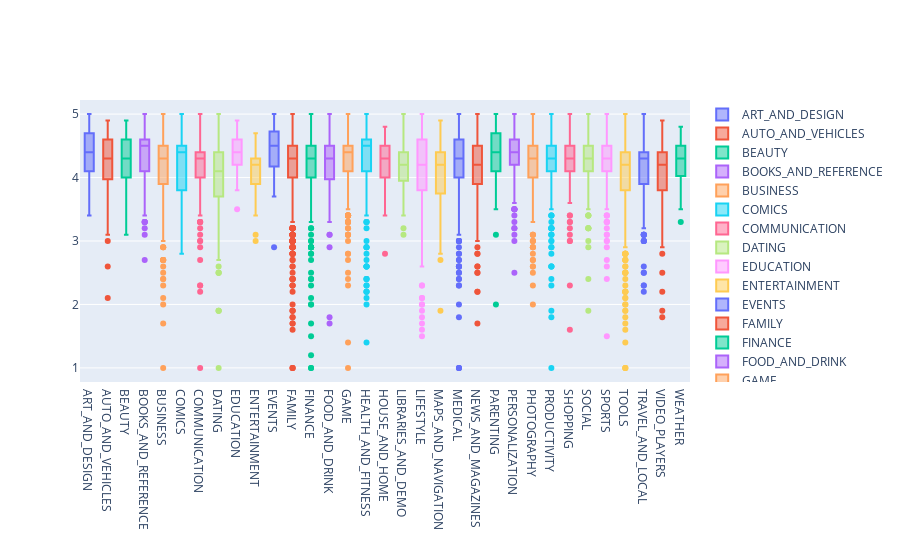

Notebook source saved alongside this figure:
### Code cell
box_plot(data)

### Figure 1 — Plotly figure (JSON) as saved in the notebook; plotly's stock layout.template omitted (floating-point values rounded to 4 significant figures; data arrays with more than 128 entries replaced by an {"elided": "..."} marker saying what was removed)
{"data": [{"name": "ART_AND_DESIGN", "type": "box", "y": [4.1, 3.9, 4.7, 4.5, 4.3, 4.4, 3.8, 4.1, 4.4, 4.7, 4.4, 4.4, 4.2, 4.6, 4.4, 4.7, 4.5, 4.3, 4.6, 4, 4.1, 4.7, 4.7, 4.8, 4.7, 4.1, 3.9, 4.1, 4.2, 4.1, 4.5, 4.2, 4.7, 3.8, 4.7, 4.1, 4.7, 4, 4.2, 4.5, 4.4, 3.8, 4.2, 4.7, 4.6, 4.2, 4.3, 4.8, 4.4, 4.4, 4.7, 4.7, 4.8, 4.7, 3.4, 4.8, 4, 4.8, 4.2, 4.3, 5]}, {"name": "AUTO_AND_VEHICLES", "type": "box", "y": [4.2, 4, 3.8, 4.6, 3.9, 4.3, 4.9, 4.4, 4.2, 4, 3.9, 4.6, 4.9, 4.3, 4.6, 4.9, 3.9, 4, 4.3, 3.9, 4.2, 4.8, 3.6, 4.2, 4.8, 4.8, 4.6, 4.5, 4.3, 4.5, 4.9, 3.9, 4.4, 4, 4.3, 3.7, 4.4, 4.3, 3.2, 4.6, 4.6, 4.5, 3.7, 4.6, 4.6, 4.6, 4, 4.4, 4, 4.9, 4.6, 4.5, 4, 4.4, 4.3, 4.8, 4.5, 4.8, 4.2, 3.5, 4.2, 4, 2.6, 4.2, 4.4, 4, 3.5, 3.2, 3, 3.1, 2.1, 3.9, 4.6]}, {"name": "BEAUTY", "type": "box", "y": [4.7, 4.9, 4.7, 3.9, 3.9, 4.2, 4.6, 4.3, 4.7, 4.7, 4.8, 4.2, 4.3, 4.5, 4.1, 4.2, 4.5, 4.4, 4, 4.1, 4.1, 4.4, 4.6, 4.5, 3.9, 4.4, 4.6, 3.8, 4, 4.3, 4.5, 4.1, 3.7, 4.7, 4.2, 3.1, 4, 4, 4.5, 4, 4.7, 3.9]}, {"name": "BOOKS_AND_REFERENCE", "type": "box", "y": {"elided": "178 float values"}}, {"name": "BUSINESS", "type": "box", "y": {"elided": "303 float values"}}, {"name": "COMICS", "type": "box", "y": [4.5, 4.6, 4.7, 4.7, 4.8, 3.9, 4.1, 4.4, 4.6, 4.5, 4.7, 4.4, 4.5, 3.9, 3.2, 3.2, 4.1, 4.5, 4.2, 4.2, 3.7, 4.5, 4.6, 4.5, 4.7, 4.4, 3.5, 3.3, 4.5, 4.4, 4.2, 5, 4.4, 4.7, 4.4, 4.4, 4.6, 4.4, 4.5, 3.7, 2.8, 3.3, 4.1, 3.3, 3.9, 4, 4.8, 3, 3.2, 3.5, 4.4, 3.8, 4.3, 3.8, 4.2, 4.1, 5, 3.4]}, {"name": "COMMUNICATION", "type": "box", "y": {"elided": "328 float values"}}, {"name": "DATING", "type": "box", "y": {"elided": "195 float values"}}, {"name": "EDUCATION", "type": "box", "y": {"elided": "155 float values"}}, {"name": "ENTERTAINMENT", "type": "box", "y": {"elided": "149 float values"}}, {"name": "EVENTS", "type": "box", "y": [4, 4, 4.5, 4.5, 4, 4, 4.2, 4.4, 4.6, 4.6, 4.1, 4.6, 4.4, 4.6, 4.9, 4.5, 4.6, 4.7, 4.3, 4.2, 4.3, 5, 4.4, 5, 4.5, 4.5, 4.8, 4.4, 5, 3.7, 4.1, 4.8, 4.6, 4.8, 4.7, 4, 2.9, 4.1, 4.4, 3.8, 4.3, 5, 5, 5, 4.8]}, {"name": "FAMILY", "type": "box", "y": {"elided": "1746 float values"}}, {"name": "FINANCE", "type": "box", "y": {"elided": "323 float values"}}, {"name": "FOOD_AND_DRINK", "type": "box", "y": [3.6, 4.1, 4.6, 4.7, 4.7, 4.7, 4.7, 4.1, 3.4, 3.8, 3.7, 4.2, 3.1, 3.5, 4.7, 4.5, 4.2, 4.3, 4, 4.5, 4.6, 4.7, 4.1, 4.3, 3.8, 4.4, 4.3, 4.2, 4.3, 3.8, 4.3, 3.7, 4.5, 3.6, 4.8, 3.3, 4.7, 4.6, 4.6, 3.4, 4.6, 4, 4.1, 4.5, 4.4, 4.5, 4, 4.1, 4.5, 4.6, 4.1, 4.5, 4.6, 4.5, 4.3, 3.6, 4.4, 4.6, 4.1, 4.3, 3.9, 4.5, 4.1, 3.6, 4.7, 4.3, 4.7, 4.6, 4.4, 4.2, 4.5, 4.3, 4.2, 4.5, 4.5, 4.3, 4, 4.3, 4.3, 2.9, 1.8, 4.4, 3.7, 1.7, 5, 4.5, 4.5, 4.7, 5, 4.8, 3.7, 3.8, 3.3, 3.6, 4.1, 4.6, 4.3, 3.6, 4.5, 3.1, 3.4, 4.2, 3.8, 4.2, 4.2, 4.5, 4.4, 4, 4.6]}, {"name": "GAME", "type": "box", "y": {"elided": "1097 float values"}}, {"name": "HEALTH_AND_FITNESS", "type": "box", "y": {"elided": "297 float values"}}, {"name": "HOUSE_AND_HOME", "type": "box", "y": [4.5, 4.8, 4.2, 4.5, 4.1, 4.1, 4, 4.3, 4.5, 4.6, 3.7, 3.7, 4.2, 4.5, 4.3, 3.9, 4.6, 4.3, 4.4, 4.6, 4.5, 3.8, 4.4, 4.7, 3.4, 4.3, 4.3, 4, 4, 3.8, 4.3, 3.6, 3.8, 4.5, 4.6, 4.5, 4.7, 4.3, 3.7, 4.2, 3.4, 3.9, 4, 4, 4, 4.6, 4, 4.1, 3.9, 4.4, 4.4, 4.3, 4.6, 4.5, 4.5, 4.5, 4.5, 4.3, 4.2, 4.4, 4.3, 4.6, 4.1, 4.5, 4, 3.4, 4.6, 4.5, 3.8, 3.8, 4.2, 4.4, 4.1, 2.8, 4.3, 3.9]}, {"name": "LIBRARIES_AND_DEMO", "type": "box", "y": [3.9, 4.4, 4.6, 4.1, 3.8, 4.6, 3.5, 4.7, 4.3, 4.5, 4.4, 3.4, 4.3, 4.3, 4.6, 4.6, 4.2, 4.6, 4.4, 3.9, 4.5, 3.8, 4.3, 3.7, 5, 3.2, 4.5, 4.7, 4, 3.8, 4.7, 4.5, 4.2, 4.1, 3.1, 4.3, 4.2, 4.2, 4.1, 4, 4.4, 3.9, 4.2, 4, 4, 4.1, 4.4, 4, 3.9, 3.6, 4.4, 4.3, 4.1, 3.8, 4.1, 3.7, 3.9, 4.4, 4.2, 5, 4.5, 4.2, 4.1, 4.3]}, {"name": "LIFESTYLE", "type": "box", "y": {"elided": "314 float values"}}, {"name": "MAPS_AND_NAVIGATION", "type": "box", "y": [4.6, 4.2, 4.1, 4.4, 4.4, 4.2, 4.5, 4.2, 4.4, 4.4, 4, 4.3, 4.4, 4.2, 4.3, 4.1, 4.4, 4.3, 4.4, 4.2, 4.7, 4.3, 4.5, 3.7, 4.3, 4.2, 4.1, 4.5, 4.8, 4.3, 4.7, 4.3, 4.2, 3.7, 4.6, 4.5, 4.3, 4.5, 4.2, 4.2, 4.3, 4.3, 4.4, 3.7, 4.4, 4.4, 4.2, 3.5, 4.2, 4.2, 3.3, 4.1, 3.7, 3.8, 4.4, 3.3, 3.8, 4.2, 3.9, 4.4, 4.6, 4.2, 4.4, 2.8, 4.2, 4.5, 4.9, 4.2, 3, 3.9, 4.9, 4.5, 3.1, 3.9, 4.2, 3.5, 4.1, 4.2, 3, 3.3, 2.7, 4.3, 4.5, 4.6, 4.2, 3.4, 3.4, 4.6, 3.6, 3.3, 3.9, 4.5, 2.9, 4, 3.9, 1.9, 3.7, 3.6, 3.4, 4.1, 4.3, 4.5, 4.1, 4.3, 2.8, 3.9, 4.6, 4.2, 4.2, 4.6, 4.7, 4.3, 2.8, 3.6, 3.5, 3.8, 3.5, 4.5, 3.4, 3.7, 4.2, 3.6, 4, 4.3]}, {"name": "MEDICAL", "type": "box", "y": {"elided": "350 float values"}}, {"name": "NEWS_AND_MAGAZINES", "type": "box", "y": {"elided": "233 float values"}}, {"name": "PARENTING", "type": "box", "y": [4.5, 3.9, 3.8, 4.6, 4.7, 4, 4.7, 4.1, 3.7, 4.1, 3.7, 4.6, 4.4, 4.6, 4.1, 4.4, 4.7, 4.4, 4.8, 4, 4.9, 4.8, 4.4, 4.7, 4.2, 4.6, 4.6, 4.5, 4.6, 4.1, 3.8, 4.8, 4.8, 4.5, 4, 4.4, 4.7, 3.9, 4.4, 4.4, 4.5, 3.1, 4.2, 4.7, 4.3, 4.7, 3.5, 2, 5, 4.1]}, {"name": "PERSONALIZATION", "type": "box", "y": {"elided": "312 float values"}}, {"name": "PHOTOGRAPHY", "type": "box", "y": {"elided": "317 float values"}}, {"name": "PRODUCTIVITY", "type": "box", "y": {"elided": "351 float values"}}, {"name": "SHOPPING", "type": "box", "y": {"elided": "238 float values"}}, {"name": "SOCIAL", "type": "box", "y": {"elided": "259 float values"}}, {"name": "SPORTS", "type": "box", "y": {"elided": "319 float values"}}, {"name": "TOOLS", "type": "box", "y": {"elided": "733 float values"}}, {"name": "TRAVEL_AND_LOCAL", "type": "box", "y": {"elided": "226 float values"}}, {"name": "VIDEO_PLAYERS", "type": "box", "y": {"elided": "160 float values"}}, {"name": "WEATHER", "type": "box", "y": [4.4, 4.8, 4.4, 4.8, 4.5, 4.7, 4.5, 3.5, 4.4, 4.3, 4.4, 4.2, 4.6, 4.4, 4.4, 3.9, 4.3, 4.5, 4.2, 3.7, 4.2, 3.9, 3.6, 4.5, 4.3, 4.3, 4.2, 4.6, 4.5, 4.5, 4.2, 3.9, 4.8, 3.8, 4.5, 4.5, 4.2, 4, 4.2, 4.4, 4.5, 3.8, 4.2, 4.4, 4.5, 4.5, 4.5, 4.4, 4, 4.4, 4.2, 3.3, 4.5, 4.4, 4.7, 4.6, 4, 4.2, 3.7, 3.9, 3.7, 4.7, 4.1, 4.4, 4.4, 4.2, 3.5, 4.2, 4.2, 4.2, 4.2, 3.8, 3.8, 4.4, 3.8]}], "layout": {"title": {"text": ""}, "xaxis": {"title": {"font": {"color": "#7f7f7f", "family": "Courier New, monospace", "size": 18}, "text": ""}}}}
